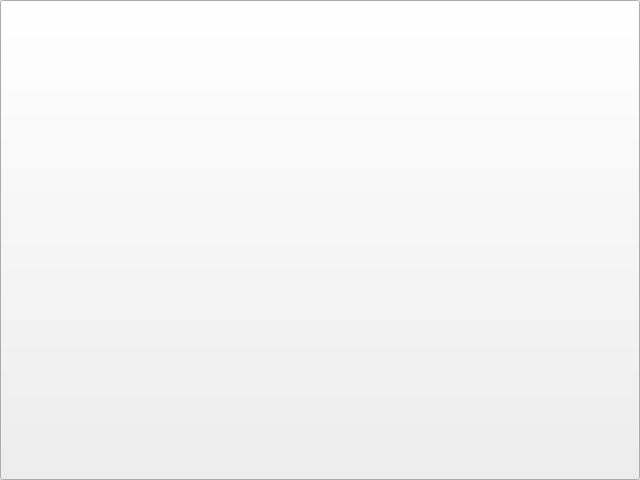
<?xml version="1.0" encoding="UTF-8"?>
<ui version="4.0">
 <class>PushButtonHost</class>
 <widget class="QPushButton" name="PushButtonHost">
  <property name="geometry">
   <rect>
    <x>0</x>
    <y>0</y>
    <width>640</width>
    <height>480</height>
   </rect>
  </property>
  <property name="windowTitle">
   <string>QPushButton</string>
  </property>
  <property name="toolTip">
   <string>QPushButton host</string>
  </property>
 </widget>
 <resources/>
 <connections/>
</ui>
